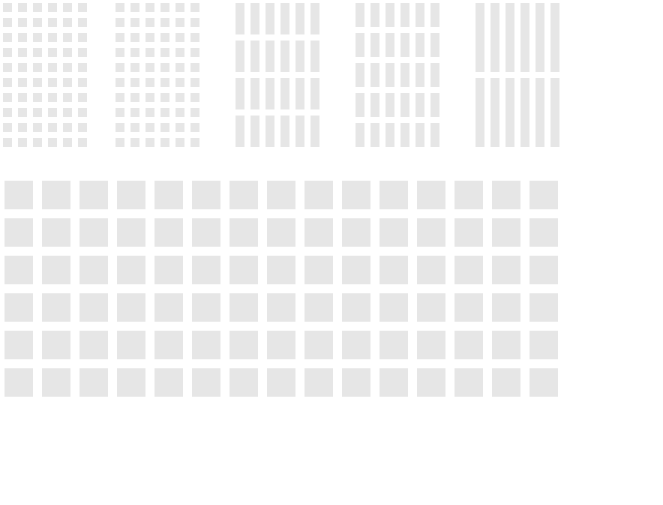
Frame 1 (no input)
Frame 60 (the mouse pressed at the canvas centre just before this capture): identical to frame 1, image omitted
Frame 120 (the mouse held since frame 60 and released just before this capture): identical to frame 1, image omitted

The Processing sketch that drew this single still picture (run headless with seeded random() and noise(); from frame 60 on, the mouse is pressed at the canvas centre):

// Processing sketch: P1_v2
// ── P1_v2.pde
/* Project 1: Accumulate VERSION 2
   Option 2: Non-traditional Clock
   Laurel O'Brien
   lobrien14692@ecuad.ca

   [Project Description (approximately 300 words)] */
   
//declare and initialize variables
float birthYear = 1994; //initialize this with your own birth year if you're feeling morbid

float diameter = 15; //diameter of second and minute blocks
float radius = diameter / 2; //radius of second and minute blocks
float hourDiameter = diameter * 2.5; //hour blocks 2.5x taller than second blocks to fill same container
float hourRadius = hourDiameter / 2; //radius of hour blocks
float dayDiameter = diameter * 2; //day blocks 2x taller than second blocks
float dayRadius = dayDiameter / 2; //radius of day blocks
float monthDiameter = diameter * 5; //month blocks 5x taller than second blocks
float monthRadius = monthDiameter / 2; //radius of month blocks
float yearDiameter = diameter * 2.5;
float yearRadius = yearDiameter / 2;

float strokeThickness = 3; //goes in strokeWeight()
float strokeBuffer = strokeThickness / 2; //buffer around stroked shape due to centered stroke alignment
color secondsOrMinutes = color(0, 255, 255); //colour of fill for drawSixtyBlock()


//initial values and settings
void setup() 
{
  noStroke(); //turn off stroke
  size(663, 505); //canvas size
  rectMode(CENTER); //draw rectangles from their center
}


void draw() 
{
  background(#ffffff); //white: erase last frame
  
  drawContainers(); //draw grid containers for each unit
}


//draw a grid "container" for each unit of time filled with enough grey cells
//to contain the maximum parts of that single unit.
//e.g. container for minutes has 60 cells and container for hours has 24 cells
void drawContainers() 
{
  //SECOND CONTAINER
  //for 6 columns:
  for (int i = 0; i < 6; i++) {
    //for 10 rows:
    for (int j = 0; j < 10; j++) {
      //draw a grey placeholder block in each column by row, with (radius +) to account for rectMode(CENTER)
      drawSixtyContainerBlock(radius + i * diameter, radius + j * diameter);
    }
  }
  
  //MINUTE CONTAINER
  //for 6 columns:
  for (int i = 0; i < 6; i++) {
    //for 10 rows:
    for (int j = 0; j < 10; j++) {
      //replace (radius +) with ((diameter * 8) +) to space container 2 cells away from previous 6-cell container
      drawSixtyContainerBlock((diameter * 8) + (i * diameter), radius + (j * diameter)); //draw a grey placeholder block
    }
  }
  
  //HOUR CONTAINER
  //for 6 columns:
  for (int i = 0; i < 6; i++) {
    //for 4 rows:
    for (int j = 0; j < 4; j++) {
      //keep width of second and minute diameter, but lengthen cell with new hourDiameter
      drawTwentyFourContainerBlock((diameter * 16) + (i * diameter), hourRadius + (j * hourDiameter));
    }
  }
  
  //DAY CONTAINER
  //for 6 columns:
  for (int i = 0; i < 6; i++) {
    //for 5 rows:
    for (int j = 0; j < 5; j++) {
      drawThirtyContainerBlock((diameter * 24) + (i * diameter), dayRadius + (j * dayDiameter)); //draw a grey placeholder block
    }
  }
  
  //MONTH CONTAINER
  //for 6 columns:
  for (int i = 0; i < 6; i++) {
    //for 2 rows:
    for (int j = 0; j < 2; j++) {
      drawTwelveContainerBlock((diameter * 32) + (i * diameter), monthRadius + (j * monthDiameter)); //draw a grey placeholder block
    }
  }
  
  //YEAR CONTAINER
  //for 15 columns:
  for (int i = 0; i < 15; i++) {
    //for 6 rows:
    for (int j = 0; j < 6; j++) {
      //year container has its own diameters, and is placed 13 cells below the smaller containers
      //with a width equal to the sum of all smaller containers plus a margin: diameter*13
      drawNinetyContainerBlock(yearRadius + (i * yearDiameter), diameter*13 + (j * yearDiameter)); //draw a grey placeholder block
    }
  }
}

/* DRAW INDIVIDUAL CONTAINER BLOCKS
----------------------------------------*/
//second and minute CONTAINER blocks
void drawSixtyContainerBlock(float xxx, float yyy)
{
  fill(#ffffff); //white
  rect(xxx, yyy, diameter, diameter);
  
  fill(#e6e6e6); //light grey
  rect(xxx, yyy, diameter-strokeThickness*2, diameter-strokeThickness*2);
}

//hour CONTAINER blocks
void drawTwentyFourContainerBlock(float xxx, float yyy) 
{
  fill(#ffffff); //white
  rect(xxx, yyy, diameter, hourDiameter);
  
  fill(#e6e6e6); //light grey
  rect(xxx, yyy, diameter - strokeThickness * 2, hourDiameter - strokeThickness * 2);
}

//day CONTAINER blocks
void drawThirtyContainerBlock(float xxx, float yyy) 
{
  fill(#ffffff); //white
  rect(xxx, yyy, diameter, dayDiameter);
  
  fill(#e6e6e6); //light grey
  rect(xxx, yyy, diameter - strokeThickness * 2, dayDiameter - strokeThickness * 2);
}

//month CONTAINER blocks
void drawTwelveContainerBlock(float xxx, float yyy) 
{
  fill(#ffffff); //white
  rect(xxx, yyy, diameter, monthDiameter);
  
  fill(#e6e6e6); //light grey
  rect(xxx, yyy, diameter - strokeThickness * 2, monthDiameter - strokeThickness * 2);
}

//year CONTAINER blocks
void drawNinetyContainerBlock(float xxx, float yyy) 
{
  fill(#ffffff); //white
  rect(xxx, yyy, yearDiameter, yearDiameter);
  
  fill(#e6e6e6); //light grey
  rect(xxx, yyy, yearDiameter - strokeThickness * 3, yearDiameter - strokeThickness * 3);
}
